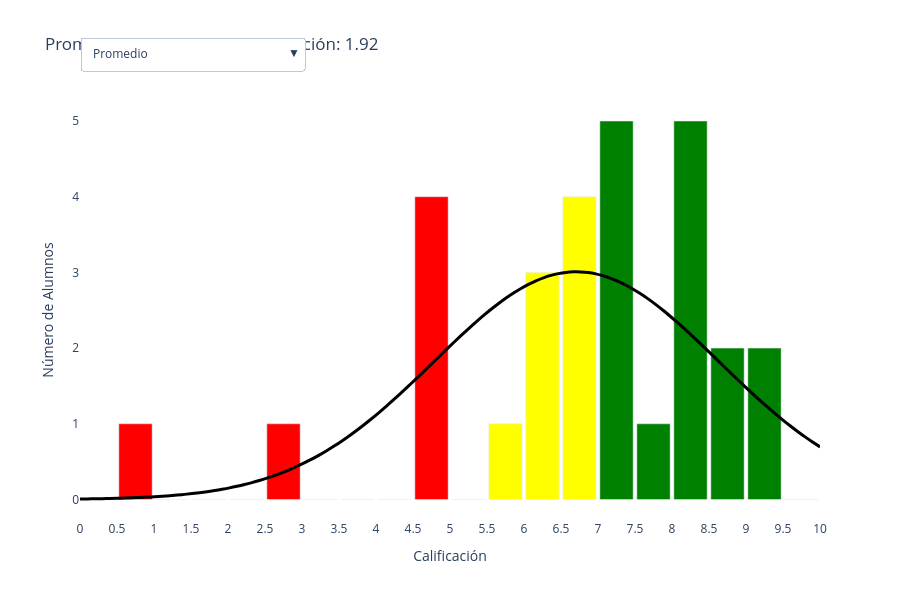

Notebook code for this chart:
### Markdown cell above
# Rendimiento de Alumnos por Evaluación

## Esta es una **gráfica polar** que muestra el **rendimiento de los alumnos** en distintas evaluaciones.  Cada línea representa a un estudiante y su calificación sobre una escala de **0 a 10**.  

## El gráfico incluye una **leyenda interactiva** que permite **filtrar qué alumnos visualizar**, facilitando el análisis individual o grupal del desempeño.  
## De esta forma, se puede observar y comparar cómo varía la calificación de cada alumno en las diferentes evaluaciones.

### Code cell
opciones = categorias_tests + ['Promedio']
fig = go.Figure()

botones = []


for i, opcion in enumerate(opciones):
    
    datos = df_final[opcion].dropna() 
    
   
    bins = np.arange(0, 10.5, 0.5)
    frecuencias, bordes = np.histogram(datos, bins=bins)
    
    
    colores = ['green' if x >= 7.0 else 'yellow' if x >= 5.0 else 'red' for x in bordes[:-1]]
    
    mu = datos.mean()
    sigma = datos.std()
    
   
    es_visible = (opcion == 'Promedio')
    
    
    fig.add_trace(go.Bar(
        x=bordes[:-1] + 0.25,
        y=frecuencias,
        width=0.45,
        marker_color=colores,
        name=f'Alumnos {opcion}',
        visible=es_visible
    ))
    
    
    if sigma > 0:
        x_curva = np.linspace(0, 10, 100)
        y_curva = (1 / (sigma * np.sqrt(2 * np.pi))) * np.exp(-0.5 * ((x_curva - mu) / sigma) ** 2)
        y_escalado = y_curva * len(datos) * 0.5
    else:
       
        x_curva, y_escalado = [0], [0]
        
    fig.add_trace(go.Scatter(
        x=x_curva,
        y=y_escalado,
        mode='lines',
        line=dict(color='black', width=3, shape='spline'),
        name=f'Campana {opcion}',
        visible=es_visible
    ))
    
   
    visibilidad = [False] * (len(opciones) * 2)
    visibilidad[2 * i] = True       # Enciende la barra
    visibilidad[2 * i + 1] = True   # Enciende la campana
    
    titulo_actualizado = f'{opcion} | Media: {mu:.2f} | Desviación: {sigma:.2f}'
    
    botones.append(dict(
        label=opcion,
        method='update',
        args=[
            {'visible': visibilidad},
            {'title': titulo_actualizado}
        ]
    ))


mu_inicial = df_final['Promedio'].mean()
sigma_inicial = df_final['Promedio'].std()

fig.update_layout(
    updatemenus=[dict(
        active=len(opciones) - 1, 
        buttons=botones,
        x=0.0,
        xanchor='left',
        y=1.15,
        yanchor='top',
        direction="down",
        showactive=True
    )],
    title=f"Promedio | Media: {mu_inicial:.2f} | Desviación: {sigma_inicial:.2f}",
    xaxis=dict(title='Calificación', range=[0, 10], dtick=0.5),
    yaxis=dict(title='Número de Alumnos'),
    plot_bgcolor='white',
    showlegend=False,
    height=600
)

fig.show()
